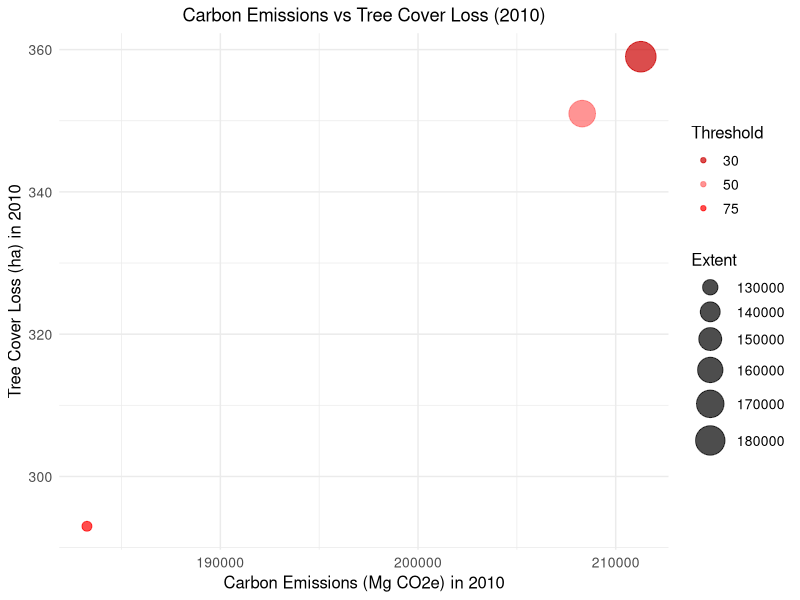
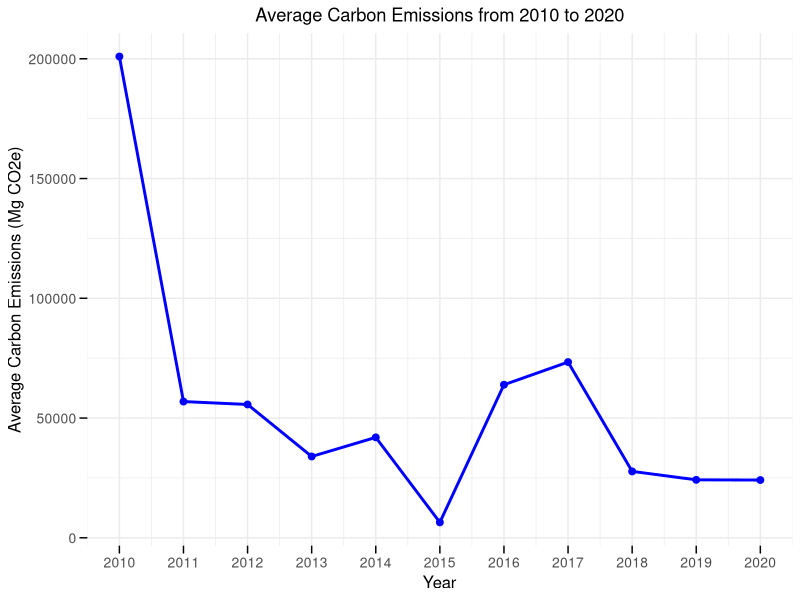

These charts were generated, in order, by the following R code:
# Team 4: R Programming Project
# Authors: ARAGONA, BALOGO, BAUTISTA, CAYTON, MORALES, PALACIO

# Description:
# This script processes and visualizes carbon emissions and tree cover loss data 
# for the Philippines (specifically Benguet), using datasets from 2010 to 2020.

# Note: Ensure datasets are located in the specified working directory.


# =================================SETUP=======================================
# Install and load required packages
if (!requireNamespace("tidyverse")) install.packages("tidyverse")
if (!requireNamespace("dplyr")) install.packages("dplyr")
if (!requireNamespace("ggplot2")) install.packages("ggplot2")

# Load installed libraries
library(tidyverse)  # Data manipulation and visualization
library(dplyr)      # Data wrangling
library(ggplot2)    # Advanced visualization


#change this to you directory

setwd('C:\\Users\\CODE CLASSES\\R\\CLONE for FINALS\\9365-4_R_Artifacts\\ce_impact')  

# ===============================DATASETS======================================
# load and clean datasets
# carbon emissions dataset
carbon_data <- read_csv("subnational_carbon_data.csv") %>%
  rename(threshold = 'umd_tree_cover_density_2000__threshold',
         ce2010 = 'gfw_forest_carbon_gross_emissions_2010__Mg_CO2e',
         ce2011 = 'gfw_forest_carbon_gross_emissions_2011__Mg_CO2e',
         ce2012 = 'gfw_forest_carbon_gross_emissions_2012__Mg_CO2e',
         ce2013 = 'gfw_forest_carbon_gross_emissions_2013__Mg_CO2e',
         ce2014 = 'gfw_forest_carbon_gross_emissions_2014__Mg_CO2e',
         ce2015 = 'gfw_forest_carbon_gross_emissions_2015__Mg_CO2e',
         ce2016 = 'gfw_forest_carbon_gross_emissions_2016__Mg_CO2e',
         ce2017 = 'gfw_forest_carbon_gross_emissions_2017__Mg_CO2e',
         ce2018 = 'gfw_forest_carbon_gross_emissions_2018__Mg_CO2e',
         ce2019 = 'gfw_forest_carbon_gross_emissions_2019__Mg_CO2e',
         ce2020 = 'gfw_forest_carbon_gross_emissions_2020__Mg_CO2e',
         subnational = 'subnational1') %>%
  select(country, threshold, subnational, ce2010:ce2020) %>%
  filter(country == "Philippines", threshold >= 30, subnational == "Benguet")

# tree cover loss dataset
tree_cover_data <- read_csv("subnational_tree_cover_loss.csv") %>%
  rename(tc2010 = 'tc_loss_ha_2010',
         tc2011 = 'tc_loss_ha_2011',
         tc2012 = 'tc_loss_ha_2012',
         tc2013 = 'tc_loss_ha_2013',
         tc2014 = 'tc_loss_ha_2014',
         tc2015 = 'tc_loss_ha_2015',
         tc2016 = 'tc_loss_ha_2016',
         tc2017 = 'tc_loss_ha_2017',
         tc2018 = 'tc_loss_ha_2018',
         tc2019 = 'tc_loss_ha_2019',
         tc2020 = 'tc_loss_ha_2020',
         subnational = 'subnational1',
         extent = 'extent_2010_ha') %>%
  select(country, threshold, subnational, extent, tc2010:tc2020) %>%
  filter(country == "Philippines", threshold >= 30, subnational == "Benguet")

# combine datasets into one dataset to use for analysis, visualization, etc.
tc_and_ce_data <- carbon_data %>%
  right_join(tree_cover_data, by = "threshold") %>%
  rename(country = 'country.x',
         subnational = 'subnational.x') %>%
  select(-country.y, -subnational.y)

# ================================SAVING======================================
# save a dataset into a csv
write_csv(tc_and_ce_data, "final_data.csv")

# =============================VISUALIZATION======================================
# scatter plot for year 2010
data_2010 <- tc_and_ce_data %>%
  select(country, threshold, subnational, extent, ce2010, tc2010)

# create the scatter plot for 2010 with thresholds indicated by color and extent as point size
ggplot(data_2010, aes(x = ce2010, y = tc2010, color = factor(threshold), size = extent)) +
  geom_point(alpha = 0.7) + 
  scale_color_manual(
    values = c("30" = "#CC0000", "50" = "#FF6666", "75" = "red"),
    name = "Threshold",
    breaks = c("30", "50", "75"),
    labels = c("30", "50", "75")
  ) +
  scale_size_continuous(
    range = c(3, 10),
    name = "Extent"
  ) +
  labs(
    title = "Carbon Emissions vs Tree Cover Loss (2010)",
    x = "Carbon Emissions (Mg CO2e) in 2010",
    y = "Tree Cover Loss (ha) in 2010",
    color = "Threshold",
    size = "Extent (ha)"
  ) +
  theme_minimal() +
  theme(
    plot.title = element_text(hjust = 0.5),
    axis.title = element_text(size = 12),
    axis.text = element_text(size = 10),
    legend.title = element_text(size = 12),
    legend.text = element_text(size = 10)
  )

# pivot the carbon data to long format
carbon_long <- carbon_data %>%
  pivot_longer(
    cols = starts_with("ce"),
    names_to = "year",
    names_prefix = "ce",
    names_transform = list(year = as.integer),
    values_to = "ce"
  )

# calculate the average carbon emissions per year
carbon_avg_per_year <- carbon_long %>%
  group_by(year) %>%
  summarise(avg_ce = mean(ce, na.rm = TRUE))

# create the line plot
ggplot(carbon_avg_per_year, aes(x = year, y = avg_ce, group = 1)) +
  geom_line(color = "blue", size = 1) +
  geom_point(color = "blue", size = 2) +
  scale_x_continuous(breaks = 2010:2020,  # set year breaks
                     labels = as.character(2010:2020)) +
  labs(
    title = "Average Carbon Emissions from 2010 to 2020",
    x = "Year",
    y = "Average Carbon Emissions (Mg CO2e)"
  ) +
  theme_minimal() +
  theme(
    plot.title = element_text(hjust = 0.5),
    axis.title = element_text(size = 12),
    axis.text = element_text(size = 10),
    axis.ticks = element_line(size = 0.5),
    axis.ticks.length = unit(0.2, "cm")
  )
